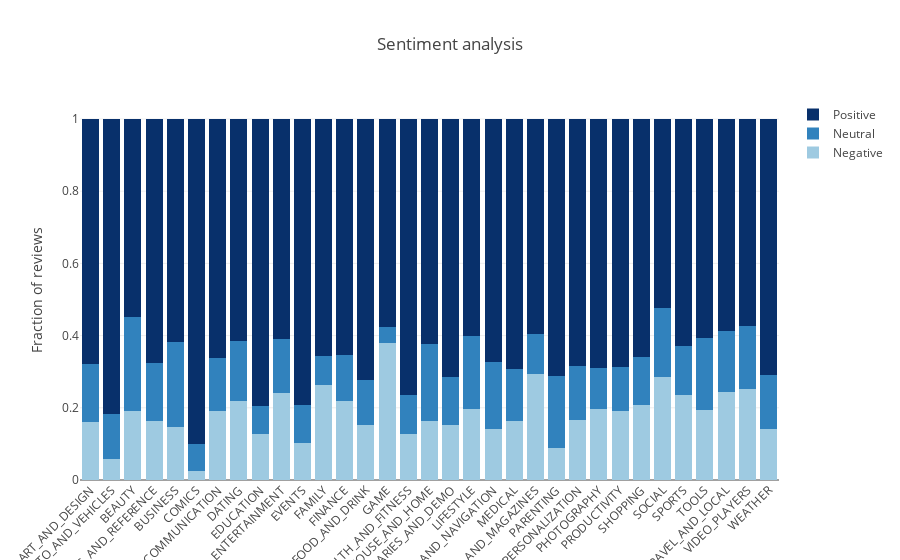

Write notebook code for a chart like this one.
### Code cell
df_2 = pd.merge(df_1, df, on = "App", how = "inner")
df_2 = df_2.dropna(subset=['Sentiment', 'Translated_Review'])
grouped_sentiment_count = df_2.groupby(['Category', 'Sentiment']).agg({'App': 'count'}).reset_index()
grouped_sentiment_sum = df_2.groupby(['Category']).agg({'Sentiment': 'count'}).reset_index()
new_df = pd.merge(grouped_sentiment_count, grouped_sentiment_sum, on=["Category"])

new_df['Sentiment_Normalized'] = new_df.App/new_df.Sentiment_y
new_df = new_df.groupby('Category').filter(lambda x: len(x) ==3)

trace1 = go.Bar(
    x=list(new_df.Category[::3]),
    y= new_df.Sentiment_Normalized[::3],
    name='Negative',
    marker=dict(color = 'rgb(158,202,225)')
)

trace2 = go.Bar(
    x=list(new_df.Category[::3]),
    y= new_df.Sentiment_Normalized[1::3],
    name='Neutral',
    marker=dict(color = 'rgb(49,130,189)')
)

trace3 = go.Bar(
    x=list(new_df.Category[::3]),
    y= new_df.Sentiment_Normalized[2::3],
    name='Positive',
    marker=dict(color = 'rgb(8,48,107)')
)

data = [trace1, trace2, trace3]
layout = go.Layout(
    title = 'Sentiment analysis',
    barmode='stack',
    xaxis = {'tickangle': -45},
    yaxis = {'title': 'Fraction of reviews'}
)

fig = go.Figure(data=data, layout=layout)

plotly.offline.iplot({'data': data, 'layout': layout})

### Figure 1 — Plotly figure (JSON) as saved in the notebook; plotly's stock layout.template omitted (floating-point values rounded to 4 significant figures)
{"data": [{"marker": {"color": "rgb(158,202,225)"}, "name": "Negative", "type": "bar", "uid": "7cc05485-d843-4417-8295-468c0392885f", "x": ["ART_AND_DESIGN", "AUTO_AND_VEHICLES", "BEAUTY", "BOOKS_AND_REFERENCE", "BUSINESS", "COMICS", "COMMUNICATION", "DATING", "EDUCATION", "ENTERTAINMENT", "EVENTS", "FAMILY", "FINANCE", "FOOD_AND_DRINK", "GAME", "HEALTH_AND_FITNESS", "HOUSE_AND_HOME", "LIBRARIES_AND_DEMO", "LIFESTYLE", "MAPS_AND_NAVIGATION", "MEDICAL", "NEWS_AND_MAGAZINES", "PARENTING", "PERSONALIZATION", "PHOTOGRAPHY", "PRODUCTIVITY", "SHOPPING", "SOCIAL", "SPORTS", "TOOLS", "TRAVEL_AND_LOCAL", "VIDEO_PLAYERS", "WEATHER"], "y": [0.1597, 0.05882, 0.1923, 0.1644, 0.1457, 0.025, 0.1909, 0.2179, 0.1275, 0.2417, 0.1013, 0.2638, 0.22, 0.1513, 0.3801, 0.1281, 0.1636, 0.1532, 0.1959, 0.1406, 0.1637, 0.2931, 0.08846, 0.1654, 0.1956, 0.191, 0.2083, 0.2861, 0.2343, 0.1934, 0.2451, 0.2508, 0.1416]}, {"marker": {"color": "rgb(49,130,189)"}, "name": "Neutral", "type": "bar", "uid": "86b6dd93-12a8-44d5-b0a5-b45b667665ac", "x": ["ART_AND_DESIGN", "AUTO_AND_VEHICLES", "BEAUTY", "BOOKS_AND_REFERENCE", "BUSINESS", "COMICS", "COMMUNICATION", "DATING", "EDUCATION", "ENTERTAINMENT", "EVENTS", "FAMILY", "FINANCE", "FOOD_AND_DRINK", "GAME", "HEALTH_AND_FITNESS", "HOUSE_AND_HOME", "LIBRARIES_AND_DEMO", "LIFESTYLE", "MAPS_AND_NAVIGATION", "MEDICAL", "NEWS_AND_MAGAZINES", "PARENTING", "PERSONALIZATION", "PHOTOGRAPHY", "PRODUCTIVITY", "SHOPPING", "SOCIAL", "SPORTS", "TOOLS", "TRAVEL_AND_LOCAL", "VIDEO_PLAYERS", "WEATHER"], "y": [0.1623, 0.1246, 0.2604, 0.1595, 0.2365, 0.075, 0.1462, 0.1657, 0.07792, 0.1476, 0.1076, 0.07834, 0.1269, 0.1265, 0.04256, 0.107, 0.2123, 0.1321, 0.202, 0.1875, 0.1425, 0.1107, 0.2, 0.1494, 0.1153, 0.1221, 0.1318, 0.1917, 0.1376, 0.199, 0.1667, 0.1752, 0.1502]}, {"marker": {"color": "rgb(8,48,107)"}, "name": "Positive", "type": "bar", "uid": "39c7a0db-be3a-4163-b6c7-bd1ae8e43c56", "x": ["ART_AND_DESIGN", "AUTO_AND_VEHICLES", "BEAUTY", "BOOKS_AND_REFERENCE", "BUSINESS", "COMICS", "COMMUNICATION", "DATING", "EDUCATION", "ENTERTAINMENT", "EVENTS", "FAMILY", "FINANCE", "FOOD_AND_DRINK", "GAME", "HEALTH_AND_FITNESS", "HOUSE_AND_HOME", "LIBRARIES_AND_DEMO", "LIFESTYLE", "MAPS_AND_NAVIGATION", "MEDICAL", "NEWS_AND_MAGAZINES", "PARENTING", "PERSONALIZATION", "PHOTOGRAPHY", "PRODUCTIVITY", "SHOPPING", "SOCIAL", "SPORTS", "TOOLS", "TRAVEL_AND_LOCAL", "VIDEO_PLAYERS", "WEATHER"], "y": [0.678, 0.8166, 0.5473, 0.6761, 0.6178, 0.9, 0.6629, 0.6163, 0.7946, 0.6108, 0.7911, 0.6579, 0.6531, 0.7222, 0.5773, 0.7648, 0.6241, 0.7147, 0.6021, 0.6719, 0.6938, 0.5962, 0.7115, 0.6852, 0.6891, 0.687, 0.6599, 0.5222, 0.6281, 0.6076, 0.5882, 0.574, 0.7082]}], "layout": {"barmode": "stack", "title": "Sentiment analysis", "xaxis": {"tickangle": -45}, "yaxis": {"title": "Fraction of reviews"}}}
